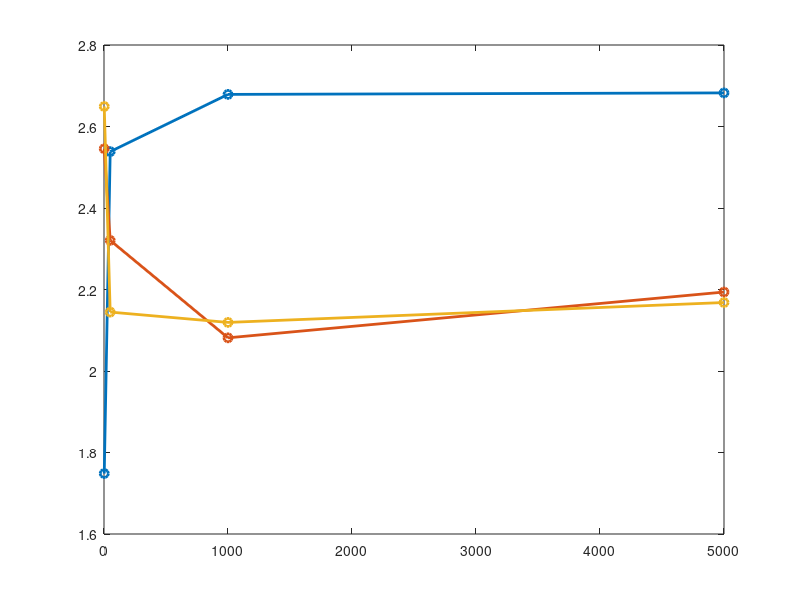

MATLAB code for this plot: (Note: this script raises an error after producing the figure.)
clc; close all; clear; tic;

%% Parameters
N = 16; % IRS elements
K = 50; % Fixed number of users
txt_SNR_dB = 107.83;
txt_SNR_lin = 10^(txt_SNR_dB/10);
tot_time_slots = 50000;
Number_of_setups = 1;

Ts_values = [1, 25000, 50000];
tau_values = [2, 50, 1000, 5000];%100, 250, 500,

%% DFT codebook using FFT matrix
DFT_codebook = fft(eye(N)); % N x N DFT matrix

%% UE location bounds
BS_locate = [0;0];
IRS_locate = [0;250];
max_x_UE_locate = 500; min_x_UE_locate = 100;
max_y_UE_locate = 1000; min_y_UE_locate = 500;

%% Result storage
Rate_matrix = zeros(length(Ts_values), length(tau_values));
Rate_benchmark_IRS = zeros(1, Number_of_setups);
Rate_benchmark_LOS = zeros(1, Number_of_setups);
Rate_benchmark_RR_Random_IRS = zeros(1, Number_of_setups);

%% Monte Carlo loop
for setup = 1:Number_of_setups
    

    % UE placement
    UEs_x = (rand(1,K)*(max_x_UE_locate-min_x_UE_locate))+min_x_UE_locate;
    UEs_y = (rand(1,K)*(max_y_UE_locate-min_y_UE_locate))+min_y_UE_locate;
    UE_loc = [UEs_x;UEs_y];

    % Path loss
    eta_d = 3.6; eta_BS_IRS = 2; eta_IRS_UE = 2.8;
    C0_lin = 1;
    dist_BS_IRS = vecnorm(BS_locate-IRS_locate);
    dist_IRS_UE = vecnorm(IRS_locate-UE_loc);
    dist_BS_UE = vecnorm(BS_locate-UE_loc);
    beta_BS_IRS = C0_lin*((1/dist_BS_IRS)^eta_BS_IRS);
    beta_BS_UE = C0_lin*((1./dist_BS_UE).^eta_d);
    beta_IRS_UE = C0_lin*((1./dist_IRS_UE).^eta_IRS_UE);

    % Small scale fading
    h_BS_IRS = sqrt(beta_BS_IRS/2)*(randn(N,1)+1i*randn(N,1));
    h_IRS_UE = sqrt(beta_IRS_UE/2).*(randn(N,K)+1i*randn(N,K));
    h_BS_UE = sqrt(beta_BS_UE).*(randn(1,K)+1i*randn(1,K));

    %% 1. PF Scheduling with Fixed Random IRS (varying Ts and tau)
    for ts_idx = 1:length(Ts_values)
         Ts = Ts_values(ts_idx);

         for tau_idx = 1:length(tau_values)
           tau = tau_values(tau_idx);

           T_k = zeros(1,K);
           rate_random = zeros(1,tot_time_slots);

           % Initialize IRS config
           IRS_config_vector = DFT_codebook(:, randi(N));
           IRS_config_diag = diag(IRS_config_vector);

           for t = 1:tot_time_slots
            % Update IRS config every Ts time slots
              if mod(t-1, Ts) == 0
                  IRS_config_vector = DFT_codebook(:, randi(N));
                  IRS_config_diag = diag(IRS_config_vector);
              end

              % Display progress
              print_text_1 = sprintf('Ts = %d, Tc = %d, t = %d', Ts, tau, t);
              disp(print_text_1);

              % Effective channel and PF scheduling
              h_eff = transpose(h_BS_UE.' + (h_IRS_UE.' * IRS_config_diag * h_BS_IRS));
              rate_inst = log2(1 + (abs(h_eff).^2)*txt_SNR_lin);
              PF_metric = rate_inst ./ T_k;
              [~, k_sch] = max(PF_metric);
              T_k = (1 - 1/tau)*T_k;
              T_k(k_sch) = T_k(k_sch) + (1/tau)*rate_inst(k_sch);
              rate_random(t) = rate_inst(k_sch);
          end

          Rate_matrix(ts_idx, tau_idx) = sum(T_k);
        end
     end


    %% 1b. Benchmark: Round-Robin with Same Random IRS Config
    rate_rr_random = zeros(1,K);
    for k = 1:K
        h_rr = h_BS_UE(k) + (h_IRS_UE(:,k).') * IRS_config_diag * h_BS_IRS;
        rate_rr_random(k) = log2(1 + (abs(h_rr)^2)*txt_SNR_lin);
    end
    Rate_benchmark_RR_Random_IRS(setup) = mean(rate_rr_random);

    %% 2. Benchmark: Round-robin with optimized IRS (search over DFT columns)
    rate_bf = zeros(1,K);
    for k = 1:K
        best_rate = 0;
        for l = 1:N
            IRS_config_opt = diag(DFT_codebook(:, l));
            h_opt = h_BS_UE(k) + (h_IRS_UE(:,k).') * IRS_config_opt * h_BS_IRS;
            rate_l = log2(1 + (abs(h_opt)^2)*txt_SNR_lin);
            if rate_l > best_rate
                best_rate = rate_l;
            end
        end
        rate_bf(k) = best_rate;
    end
    Rate_benchmark_IRS(setup) = mean(rate_bf);

    %% 3. Benchmark: LOS only (no IRS)
    rate_los = log2(1 + (abs(h_BS_UE).^2)*txt_SNR_lin);
    Rate_benchmark_LOS(setup) = mean(rate_los);
end
toc;

%% Plotting
figure;
colors = lines(length(Ts_values));
for ts_idx = 1:length(Ts_values)
    plot(tau_values, Rate_matrix(ts_idx,:), '-o', 'LineWidth', 2, ...
        'Color', colors(ts_idx,:)); hold on;
end

% Add benchmarks
yline(mean(Rate_benchmark_IRS), 'k--', 'LineWidth', 2, 'DisplayName', 'Optimized IRS (Round-Robin)');
yline(mean(Rate_benchmark_LOS), 'm-.', 'LineWidth', 2, 'DisplayName', 'LOS Only (No IRS)');
yline(mean(Rate_benchmark_RR_Random_IRS), 'b--', 'LineWidth', 2, 'DisplayName', 'Random IRS (Round-Robin)');

xlabel('PF Parameter \tau');
ylabel('Average Rate (bps/Hz)');
legend([arrayfun(@(x) sprintf('Ts = %d', x), Ts_values, 'UniformOutput', false), ...
        {'Optimized IRS (Round-Robin)', 'LOS Only (No IRS)', 'Random IRS (Round-Robin)'}], ...
        'Location', 'best');
title('PF Scheduling: Rate vs \tau for Different IRS Switching Times');
grid on;
